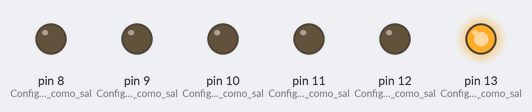
Recording of a sketch running on a simulated Arduino Uno, built with avr-gcc and run on an emulated ATmega328P. Parts: output pins drawn as LEDs (lit = HIGH).

Above: at 0.1 s.
At 0.9 s:
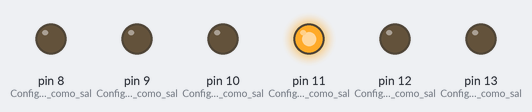
At 1.3 s:
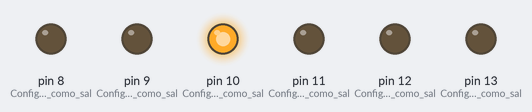
At 2.7 s:
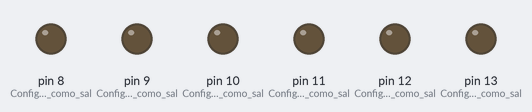
At 4.1 s:
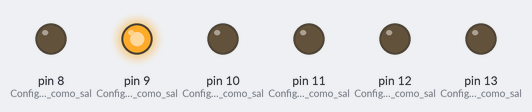
At 5.3 s:
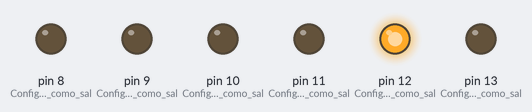
Timing chart, 0 to 5.6 s (numbered marks = the images above):
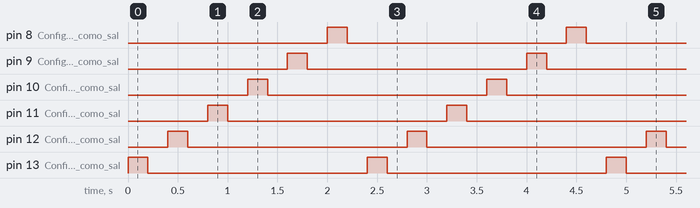

Measured:
- by itself, pin 8 (Configura_Pin_13_como_sal), pin 9 (Configura_Pin_13_como_sal), pin 10 (Configura_Pin_13_como_sal), pin 11 (Configura_Pin_13_como_sal), pin 12 (Configura_Pin_13_como_sal), pin 13 (Configura_Pin_13_como_sal): alternates HIGH for 0.20 s and LOW for 2.2 s
- by itself, everything shown: repeats every 2.4 s, in 12 steps

The sketch:

Secuencia-led.ino
```cpp
void setup(){
  pinMode(13, OUTPUT);      // Configura Pin 13 como salida.
  pinMode(12, OUTPUT);      // Configura Pin 13 como salida.
  pinMode(11, OUTPUT);      // Configura Pin 13 como salida.
  pinMode(10, OUTPUT);      // Configura Pin 13 como salida.
  pinMode(9, OUTPUT);       // Configura Pin 13 como salida.
  pinMode(8, OUTPUT);       // Configura Pin 13 como salida.
}

void loop(){
  digitalWrite(13, HIGH);   // Enciende Led en el pin 13.
  delay(200);               // Retardo de un segundo.
  digitalWrite(13, LOW);    // Apaga Led en el pin 13.
  delay(200);               // Retardo de un segundo.

  digitalWrite(12, HIGH);   // Enciende Led en el pin 12.
  delay(200);               // Retardo de un segundo.
  digitalWrite(12, LOW);    // Apaga Led en el pin 12.
  delay(200);

  digitalWrite(11, HIGH);   // Enciende Led en el pin 11.
  delay(200);               // Retardo de un segundo.
  digitalWrite(11, LOW);    // Apaga Led en el pin 11.
  delay(200);               // Retardo de un segundo.

  digitalWrite(10, HIGH);   // Enciende Led en el pin 10.
  delay(200);               // Retardo de un segundo.
  digitalWrite(10, LOW);    // Apaga Led en el pin 10.
  delay(200);               // Retardo de un segundo.

  digitalWrite(9, HIGH);   // Enciende Led en el pin 9.
  delay(200);              // Retardo de un segundo.
  digitalWrite(9, LOW);    // Apaga Led en el pin 9.
  delay(200);              // Retardo de un segundo.

  digitalWrite(8, HIGH);   // Enciende Led en el pin 8.
  delay(200);              // Retardo de un segundo.
  digitalWrite(8, LOW);    // Apaga Led en el pin 8.
  delay(200);              // Retardo de un segundo.
}
```
